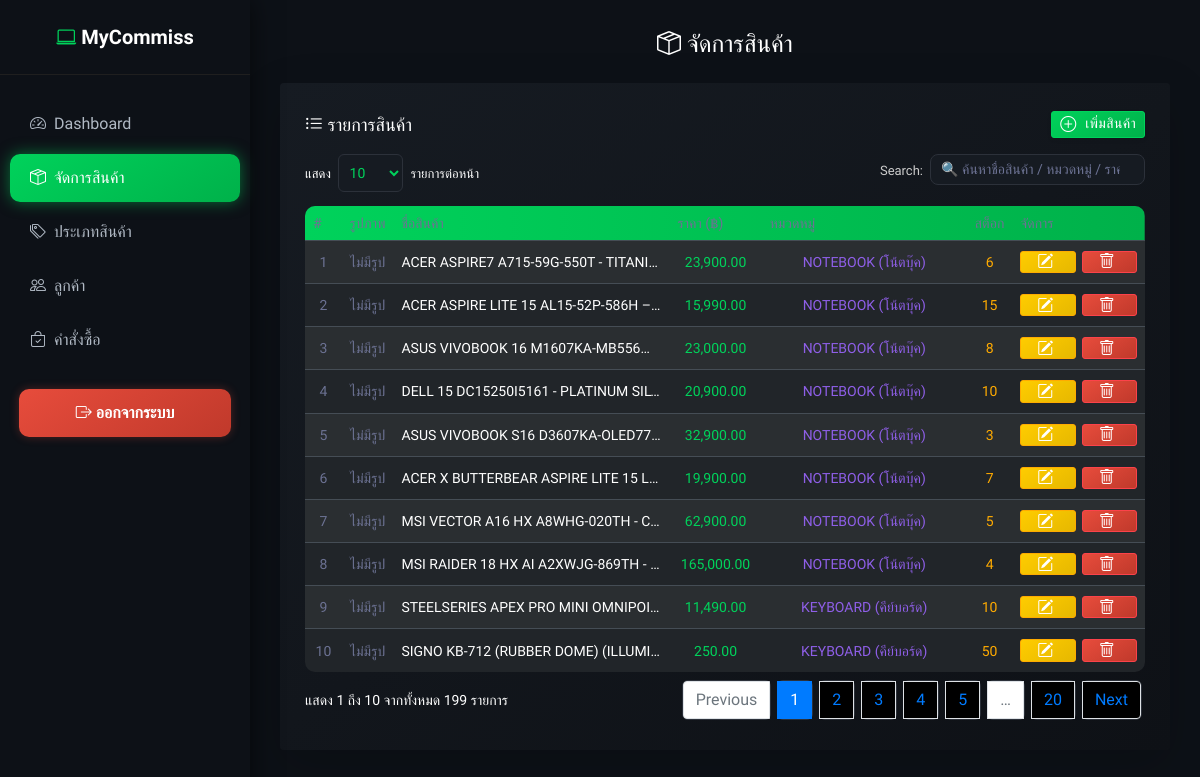
The page /admin/product/products.php on the database its author committed.
### tables this page shows
CREATE TABLE `product` (
  `p_id` int(11) NOT NULL,
  `p_name` varchar(255) NOT NULL,
  `p_price` decimal(10,2) NOT NULL DEFAULT 0.00,
  `p_stock` int(11) NOT NULL DEFAULT 0,
  `p_description` text DEFAULT NULL,
  `p_image` varchar(255) DEFAULT NULL,
  `cat_id` int(11) DEFAULT NULL,
  `created_at` timestamp NOT NULL DEFAULT current_timestamp()
);

CREATE TABLE `category` (
  `cat_id` int(11) NOT NULL,
  `cat_name` varchar(255) NOT NULL,
  `cat_description` varchar(255) DEFAULT NULL
);

### admin/product/products.php (the view, shortened to what this page needs)
<?php
include __DIR__ . "/../partials/connectdb.php";
$sql = "SELECT p.*, c.cat_name
        FROM product p
        LEFT JOIN category c ON p.cat_id = c.cat_id
        ORDER BY p.p_id ASC";
$products = $conn->query($sql)->fetchAll(PDO::FETCH_ASSOC);
?>
<h3 class="mb-4 text-center fw-bold text-white">
  <i class="bi bi-box-seam"></i> จัดการสินค้า
</h3>
<div class="card shadow-lg border-0"
     style="background: linear-gradient(145deg,#161b22,#0e1116); border:1px solid #2c313a;">
  <div class="card-body">
    <div class="d-flex justify-content-between align-items-center mb-3 flex-wrap gap-2">
      <h4 class="text-light fw-semibold mb-0">
        <i class="bi bi-list-ul"></i> รายการสินค้า
      </h4>
      <a href="product_add.php" class="btn btn-success btn-sm shadow-sm">
        <i class="bi bi-plus-circle"></i> เพิ่มสินค้า
      </a>
    </div>
    <div class="table-responsive">
      <table id="dataTable" class="table table-dark table-striped text-center align-middle mb-0"
             style="border-radius:10px; overflow:hidden;">
        <thead style="background:linear-gradient(90deg,#00d25b,#00b14a); color:#111; font-weight:600;">
          <tr>
            <th style="width:50px;">#</th>
            <th>รูปภาพ</th>
            <th>ชื่อสินค้า</th>
            <th>ราคา (฿)</th>
            <th>หมวดหมู่</th>
            <th>สต็อก</th>
            <th style="width:120px;">จัดการ</th>
          </tr>
        </thead>
        <tbody>
          <?php if(empty($products)): ?>
            <tr>
              <td colspan="7" class="text-center text-muted py-4">
                <i class="bi bi-info-circle"></i> ยังไม่มีข้อมูลสินค้าในระบบ
              </td>
            </tr>
          <?php else: ?>
            <?php foreach($products as $index => $p): ?>
            <tr>
              <td><?= $index + 1 ?></td>
              <td>
                <?php
                  $imagePath = __DIR__ . "/../uploads/" . $p['p_image'];
                  $imageURL  = "../uploads/" . htmlspecialchars($p['p_image']);
                  if (!empty($p['p_image']) && file_exists($imagePath)):
                ?>
                  <img src="<?= $imageURL ?>" width="60" class="rounded border border-secondary shadow-sm" alt="product">
                <?php else: ?>
                  <span class="text-muted">ไม่มีรูป</span>
                <?php endif; ?>
              </td>
              <td class="text-start text-white truncate-text" title="<?= htmlspecialchars($p['p_name']) ?>">
                <?= htmlspecialchars($p['p_name']) ?>
              </td>
              <td class="text-success fw-semibold"><?= number_format($p['p_price'], 2) ?></td>
              <td class="text-info"><?= htmlspecialchars($p['cat_name'] ?? '-') ?></td>
              <td class="text-warning"><?= htmlspecialchars($p['p_stock']) ?></td>
              <td>
                <button type="button"
                        class="btn btn-warning btn-sm"
                        data-bs-toggle="tooltip"
                        data-bs-title="แก้ไขสินค้า"
                        onclick="window.location='product_edit.php?id=<?= $p['p_id'] ?>'">
                  <i class="bi bi-pencil-square"></i>
                </button>
                <button type="button"
                        class="btn btn-danger btn-sm"
                        data-bs-toggle="tooltip"
                        data-bs-title="ลบสินค้า"
                        onclick="if(confirm('ยืนยันการลบสินค้านี้หรือไม่?')) window.location='product_delete.php?id=<?= $p['p_id'] ?>'">
                  <i class="bi bi-trash"></i>
                </button>
              </td>
            </tr>
            <?php endforeach; ?>
          <?php endif; ?>
        </tbody>
      </table>
    </div>
  </div>
</div>
<?php
include __DIR__ . "/../partials/layout.php";
?>
<link rel="stylesheet" href="https://cdn.datatables.net/1.13.6/css/dataTables.bootstrap5.min.css">

### admin/partials/layout.php (style rules this page uses)
body { background: #0d1117; color: #fff; overflow-x: hidden; font-family: 'Prompt', sans-serif; margin: 0; }

### admin/product/products.php (style rules this page uses)
.truncate-text { max-width: 260px; white-space: nowrap; overflow: hidden; text-overflow: ellipsis; }
.table-responsive { overflow-x: auto; scrollbar-width: thin; scrollbar-color: #2c313a #0d1117; }
.table td:last-child { display: flex; justify-content: center; gap: 6px; }
.btn-sm i { font-size: 1rem; vertical-align: middle; }
.table td, .table th { vertical-align: middle !important; padding: 10px 8px !important; }

### rows shown on the page
product: p_image "ไม่มีรูป", p_name "ACER ASPIRE7 A715-59G-550T - TITANI…", p_price "23,900.00", cat.cat_name "NOTEBOOK (โน้ตบุ๊ค)", p_stock "6"
product: p_image "ไม่มีรูป", p_name "ACER ASPIRE LITE 15 AL15-52P-586H –…", p_price "15,990.00", cat.cat_name "NOTEBOOK (โน้ตบุ๊ค)", p_stock "15"
product: p_image "ไม่มีรูป", p_name "ASUS VIVOBOOK 16 M1607KA-MB556…", p_price "23,000.00", cat.cat_name "NOTEBOOK (โน้ตบุ๊ค)", p_stock "8"
product: p_image "ไม่มีรูป", p_name "DELL 15 DC15250I5161 - PLATINUM SIL…", p_price "20,900.00", cat.cat_name "NOTEBOOK (โน้ตบุ๊ค)", p_stock "10"
product: p_image "ไม่มีรูป", p_name "ASUS VIVOBOOK S16 D3607KA-OLED77…", p_price "32,900.00", cat.cat_name "NOTEBOOK (โน้ตบุ๊ค)", p_stock "3"
product: p_image "ไม่มีรูป", p_name "ACER X BUTTERBEAR ASPIRE LITE 15 L…", p_price "19,900.00", cat.cat_name "NOTEBOOK (โน้ตบุ๊ค)", p_stock "7"
product: p_image "ไม่มีรูป", p_name "MSI VECTOR A16 HX A8WHG-020TH - C…", p_price "62,900.00", cat.cat_name "NOTEBOOK (โน้ตบุ๊ค)", p_stock "5"
product: shows "ไม่มีรูป", p_name "MSI RAIDER 18 HX AI A2XWJG-869TH -…", p_price "165,000.00", cat.cat_name "NOTEBOOK (โน้ตบุ๊ค)", p_stock "4"
product: shows "ไม่มีรูป", p_name "STEELSERIES APEX PRO MINI OMNIPOI…", p_price "11,490.00", cat.cat_name "KEYBOARD (คีย์บอร์ด)", p_stock "10"
product: shows "ไม่มีรูป", p_name "SIGNO KB-712 (RUBBER DOME) (ILLUMI…", p_price "250.00", cat.cat_name "KEYBOARD (คีย์บอร์ด)", p_stock "50"
